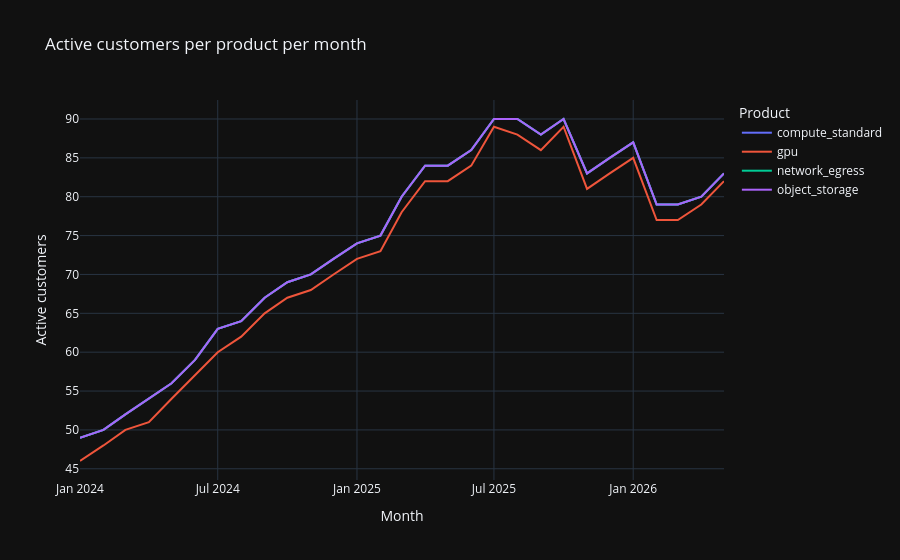

Notebook code for this chart:
### Markdown cell above
### 1.6b Active customers by product

### Code cell
df_active_prod = con.sql("""
    SELECT month,
           CASE product
               WHEN 'gpu_a100'        THEN 'gpu'
               WHEN 'gpu_accelerated' THEN 'gpu'
               ELSE product
           END AS product_group,
           COUNT(DISTINCT customer_id) AS active_customers
    FROM monthly_usage
    GROUP BY month, product_group
    ORDER BY month, product_group
""").df()

fig = px.line(
    df_active_prod, x="month", y="active_customers", color="product_group",
    title="Active customers per product per month",
    labels={"month": "Month", "active_customers": "Active customers", "product_group": "Product"}
)
fig.write_image("block1_active_customers_per_product.png")
fig.show()

### Figure 1 — Plotly figure (JSON) as saved in the notebook; plotly's stock layout.template omitted (floating-point values rounded to 4 significant figures)
{"data": [{"hovertemplate": "Product=compute_standard<br>Month=%{x}<br>Active customers=%{y}<extra></extra>", "legendgroup": "compute_standard", "line": {"color": "#636efa", "dash": "solid"}, "marker": {"symbol": "circle"}, "mode": "lines", "name": "compute_standard", "orientation": "v", "showlegend": true, "x": ["2024-01-01T00:00:00", "2024-02-01T00:00:00", "2024-03-01T00:00:00", "2024-04-01T00:00:00", "2024-05-01T00:00:00", "2024-06-01T00:00:00", "2024-07-01T00:00:00", "2024-08-01T00:00:00", "2024-09-01T00:00:00", "2024-10-01T00:00:00", "2024-11-01T00:00:00", "2024-12-01T00:00:00", "2025-01-01T00:00:00", "2025-02-01T00:00:00", "2025-03-01T00:00:00", "2025-04-01T00:00:00", "2025-05-01T00:00:00", "2025-06-01T00:00:00", "2025-07-01T00:00:00", "2025-08-01T00:00:00", "2025-09-01T00:00:00", "2025-10-01T00:00:00", "2025-11-01T00:00:00", "2025-12-01T00:00:00", "2026-01-01T00:00:00", "2026-02-01T00:00:00", "2026-03-01T00:00:00", "2026-04-01T00:00:00", "2026-05-01T00:00:00"], "xaxis": "x", "y": [49, 50, 52, 54, 56, 59, 63, 64, 67, 69, 70, 72, 74, 75, 80, 84, 84, 86, 90, 90, 88, 90, 83, 85, 87, 79, 79, 80, 83], "yaxis": "y", "type": "scatter"}, {"hovertemplate": "Product=gpu<br>Month=%{x}<br>Active customers=%{y}<extra></extra>", "legendgroup": "gpu", "line": {"color": "#EF553B", "dash": "solid"}, "marker": {"symbol": "circle"}, "mode": "lines", "name": "gpu", "orientation": "v", "showlegend": true, "x": ["2024-01-01T00:00:00", "2024-02-01T00:00:00", "2024-03-01T00:00:00", "2024-04-01T00:00:00", "2024-05-01T00:00:00", "2024-06-01T00:00:00", "2024-07-01T00:00:00", "2024-08-01T00:00:00", "2024-09-01T00:00:00", "2024-10-01T00:00:00", "2024-11-01T00:00:00", "2024-12-01T00:00:00", "2025-01-01T00:00:00", "2025-02-01T00:00:00", "2025-03-01T00:00:00", "2025-04-01T00:00:00", "2025-05-01T00:00:00", "2025-06-01T00:00:00", "2025-07-01T00:00:00", "2025-08-01T00:00:00", "2025-09-01T00:00:00", "2025-10-01T00:00:00", "2025-11-01T00:00:00", "2025-12-01T00:00:00", "2026-01-01T00:00:00", "2026-02-01T00:00:00", "2026-03-01T00:00:00", "2026-04-01T00:00:00", "2026-05-01T00:00:00"], "xaxis": "x", "y": [46, 48, 50, 51, 54, 57, 60, 62, 65, 67, 68, 70, 72, 73, 78, 82, 82, 84, 89, 88, 86, 89, 81, 83, 85, 77, 77, 79, 82], "yaxis": "y", "type": "scatter"}, {"hovertemplate": "Product=network_egress<br>Month=%{x}<br>Active customers=%{y}<extra></extra>", "legendgroup": "network_egress", "line": {"color": "#00cc96", "dash": "solid"}, "marker": {"symbol": "circle"}, "mode": "lines", "name": "network_egress", "orientation": "v", "showlegend": true, "x": ["2024-01-01T00:00:00", "2024-02-01T00:00:00", "2024-03-01T00:00:00", "2024-04-01T00:00:00", "2024-05-01T00:00:00", "2024-06-01T00:00:00", "2024-07-01T00:00:00", "2024-08-01T00:00:00", "2024-09-01T00:00:00", "2024-10-01T00:00:00", "2024-11-01T00:00:00", "2024-12-01T00:00:00", "2025-01-01T00:00:00", "2025-02-01T00:00:00", "2025-03-01T00:00:00", "2025-04-01T00:00:00", "2025-05-01T00:00:00", "2025-06-01T00:00:00", "2025-07-01T00:00:00", "2025-08-01T00:00:00", "2025-09-01T00:00:00", "2025-10-01T00:00:00", "2025-11-01T00:00:00", "2025-12-01T00:00:00", "2026-01-01T00:00:00", "2026-02-01T00:00:00", "2026-03-01T00:00:00", "2026-04-01T00:00:00", "2026-05-01T00:00:00"], "xaxis": "x", "y": [49, 50, 52, 54, 56, 59, 63, 64, 67, 69, 70, 72, 74, 75, 80, 84, 84, 86, 90, 90, 88, 90, 83, 85, 87, 79, 79, 80, 83], "yaxis": "y", "type": "scatter"}, {"hovertemplate": "Product=object_storage<br>Month=%{x}<br>Active customers=%{y}<extra></extra>", "legendgroup": "object_storage", "line": {"color": "#ab63fa", "dash": "solid"}, "marker": {"symbol": "circle"}, "mode": "lines", "name": "object_storage", "orientation": "v", "showlegend": true, "x": ["2024-01-01T00:00:00", "2024-02-01T00:00:00", "2024-03-01T00:00:00", "2024-04-01T00:00:00", "2024-05-01T00:00:00", "2024-06-01T00:00:00", "2024-07-01T00:00:00", "2024-08-01T00:00:00", "2024-09-01T00:00:00", "2024-10-01T00:00:00", "2024-11-01T00:00:00", "2024-12-01T00:00:00", "2025-01-01T00:00:00", "2025-02-01T00:00:00", "2025-03-01T00:00:00", "2025-04-01T00:00:00", "2025-05-01T00:00:00", "2025-06-01T00:00:00", "2025-07-01T00:00:00", "2025-08-01T00:00:00", "2025-09-01T00:00:00", "2025-10-01T00:00:00", "2025-11-01T00:00:00", "2025-12-01T00:00:00", "2026-01-01T00:00:00", "2026-02-01T00:00:00", "2026-03-01T00:00:00", "2026-04-01T00:00:00", "2026-05-01T00:00:00"], "xaxis": "x", "y": [49, 50, 52, 54, 56, 59, 63, 64, 67, 69, 70, 72, 74, 75, 80, 84, 84, 86, 90, 90, 88, 90, 83, 85, 87, 79, 79, 80, 83], "yaxis": "y", "type": "scatter"}], "layout": {"xaxis": {"anchor": "y", "domain": [0.0, 1.0], "title": {"text": "Month"}}, "yaxis": {"anchor": "x", "domain": [0.0, 1.0], "title": {"text": "Active customers"}}, "legend": {"title": {"text": "Product"}, "tracegroupgap": 0}, "title": {"text": "Active customers per product per month"}}}
